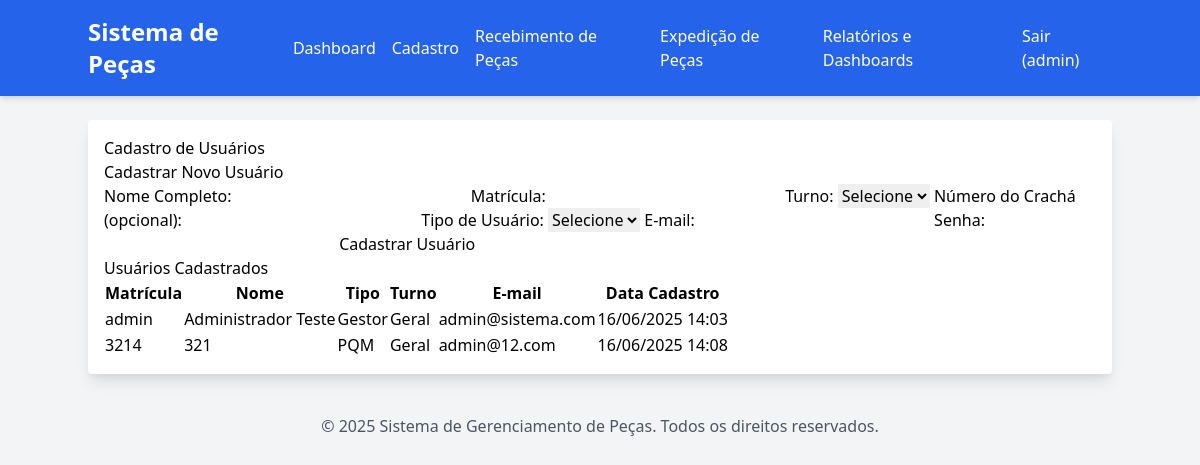
Screenshot of /cadastro/usuarios (signed in) with the database file from the repository.
### modules/auth/models.py (models this page shows, shortened)
class User(db.Model, UserMixin):
    __tablename__ = 'Usuarios' # Define o nome da tabela no BD
    id = db.Column(db.Integer, primary_key=True)
    nome_completo = db.Column(db.String(255), nullable=False)
    matricula = db.Column(db.String(50), unique=True, nullable=False)
    turno = db.Column(db.String(20), nullable=False)
    numero_cracha = db.Column(db.String(50))
    tipo_usuario = db.Column(db.Enum('Gestor', 'LSL', 'DLI', 'PQM'), nullable=False)
    data_cadastro = db.Column(db.DateTime, default=db.func.current_timestamp())
    email = db.Column(db.String(255), unique=True, nullable=False)
    senha_hash = db.Column(db.String(255), nullable=False)

### modules/cadastro/routes.py (the view, shortened to what this page needs)
@cadastro.route('/cadastro/usuarios', methods=['GET', 'POST'])
@login_required
def cadastro_usuarios():
    if not has_permission(current_user, ['Gestor']): # <--- ALTERADO AQUI
        flash('Você não tem permissão para acessar esta página.', 'danger')
        return redirect(url_for('home'))
    users = User.query.all() # Busca todos os usuários para exibir na lista
    return render_template('cadastro/cadastro_usuarios.html', users=users)

### modules/auth/models.py (called while the page is built)
@login_manager.user_loader
def load_user(user_id):
    return User.query.get(int(user_id))

### modules/cadastro/routes.py (called while the page is built)
def has_permission(user, allowed_roles):
    return user.is_authenticated and user.tipo_usuario in allowed_roles

### templates/cadastro/cadastro_usuarios.html (shortened to what this page needs)
{% extends 'base.html' %}
{% block content %}
<div class="page-header">
    <h1>Cadastro de Usuários</h1>
</div>
<div class="section">
    <h2>Cadastrar Novo Usuário</h2>
    <form method="POST">
        <label for="nome_completo">Nome Completo:</label>
        <input type="text" id="nome_completo" name="nome_completo" required>
        <label for="matricula">Matrícula:</label>
        <input type="text" id="matricula" name="matricula" required>
        <label for="turno">Turno:</label>
        <select id="turno" name="turno" required>
            <option value="">Selecione</option>
        </select>
        <label for="numero_cracha">Número do Crachá (opcional):</label>
        <input type="text" id="numero_cracha" name="numero_cracha">
        <label for="tipo_usuario">Tipo de Usuário:</label>
        <select id="tipo_usuario" name="tipo_usuario" required>
            <option value="">Selecione</option>
        </select>
        <label for="email">E-mail:</label>
        <input type="email" id="email" name="email" required>
        <label for="senha">Senha:</label>
        <input type="password" id="senha" name="senha" required>
        <button type="submit">Cadastrar Usuário</button>
    </form>
</div>
<div class="section user-list">
    <h2>Usuários Cadastrados</h2>
    <table>
        <thead>
            <tr>
                <th>Matrícula</th>
                <th>Nome</th>
                <th>Tipo</th>
                <th>Turno</th>
                <th>E-mail</th>
                <th>Data Cadastro</th>
            </tr>
        </thead>
        <tbody>
            {% for user in users %}
            <tr>
                <td>{{ user.matricula }}</td>
                <td>{{ user.nome_completo }}</td>
                <td>{{ user.tipo_usuario }}</td>
                <td>{{ user.turno }}</td>
                <td>{{ user.email }}</td>
                <td>{{ user.data_cadastro.strftime('%d/%m/%Y %H:%M') }}</td>
            </tr>
            {% else %}
            <tr>
                <td colspan="6">Nenhum usuário cadastrado ainda.</td>
            </tr>
            {% endfor %}
        </tbody>
    </table>
</div>
{% endblock %}

### templates/base.html (shortened to what this page needs)
<!DOCTYPE html>
<html lang="pt-BR">
<head>
    <link rel="stylesheet" href="{{ url_for('static', filename='css/style.css') }}">
    <link href="https://cdnjs.cloudflare.com/ajax/libs/tailwindcss/2.2.19/tailwind.min.css" rel="stylesheet">
</head>
<body class="bg-gray-100 font-sans leading-normal tracking-normal">
    <header class="bg-blue-600 text-white p-4 shadow-md">
        <div class="container mx-auto flex justify-between items-center">
            <h1 class="text-2xl font-bold">
                <a href="{{ url_for('home') }}" class="text-white no-underline">Sistema de Peças</a>
            </h1>
            <nav>
                <ul class="flex space-x-4 items-center">
                    {% if current_user.is_authenticated %}
                        <li><a href="{{ url_for('home') }}" class="hover:underline">Dashboard</a></li>
                        {% if current_user.tipo_usuario in ['Gestor', 'LSL'] %}
                        <li class="relative group">
                            <a href="#" class="hover:underline">Cadastro</a>
                        </li>
                        {% endif %}
                        <li><a href="{{ url_for('recebimento.recebimento_pecas') }}" class="hover:underline">Recebimento de Peças</a></li>
                        <li><a href="{{ url_for('expedicao.expedicao_pecas') }}" class="hover:underline">Expedição de Peças</a></li>
                        <li><a href="{{ url_for('relatorios.relatorios_geral') }}" class="hover:underline">Relatórios e Dashboards</a></li>
                        <li><a href="{{ url_for('auth.logout') }}" class="hover:underline">Sair ({{ current_user.matricula }})</a></li>
                    {% endif %}
                </ul>
            </nav>
        </div>
    </header>
    <main class="container mx-auto mt-6 p-4 bg-white rounded shadow-lg">
        {% block content %}{% endblock %}
    </main>
    <footer class="text-center p-4 mt-6 text-gray-600">
        &copy; {{ current_year }} Sistema de Gerenciamento de Peças. Todos os direitos reservados.
    </footer>
</body>
</html>

### rows the page displays
User: matricula "admin", nome_completo "Administrador Teste", tipo_usuario "Gestor", turno "Geral", email "admin@sistema.com", data_cadastro "16/06/2025 14:03"
User: matricula "3214", nome_completo "321", tipo_usuario "PQM", turno "Geral", email "admin@12.com", data_cadastro "16/06/2025 14:08"
